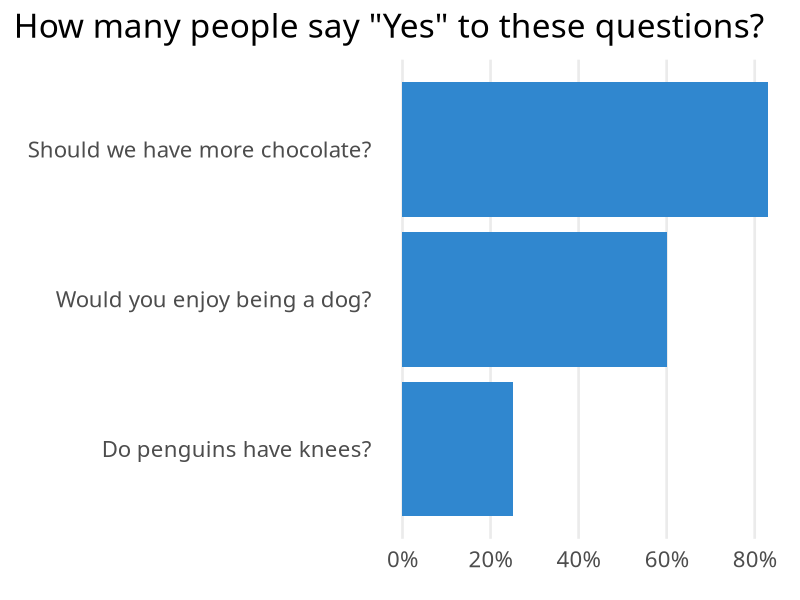
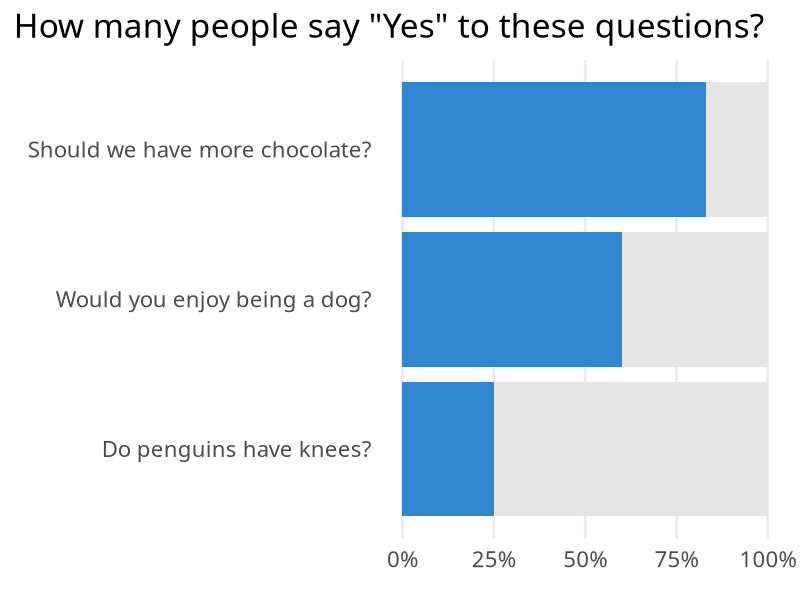
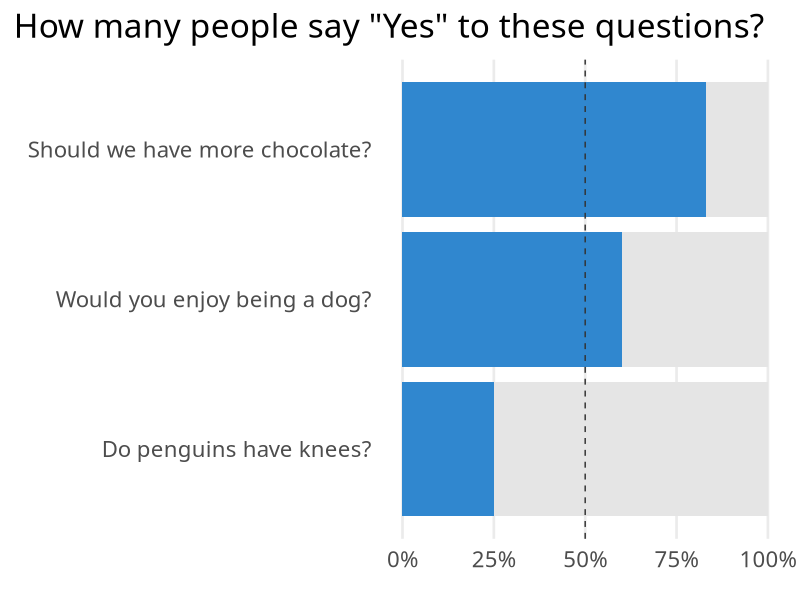
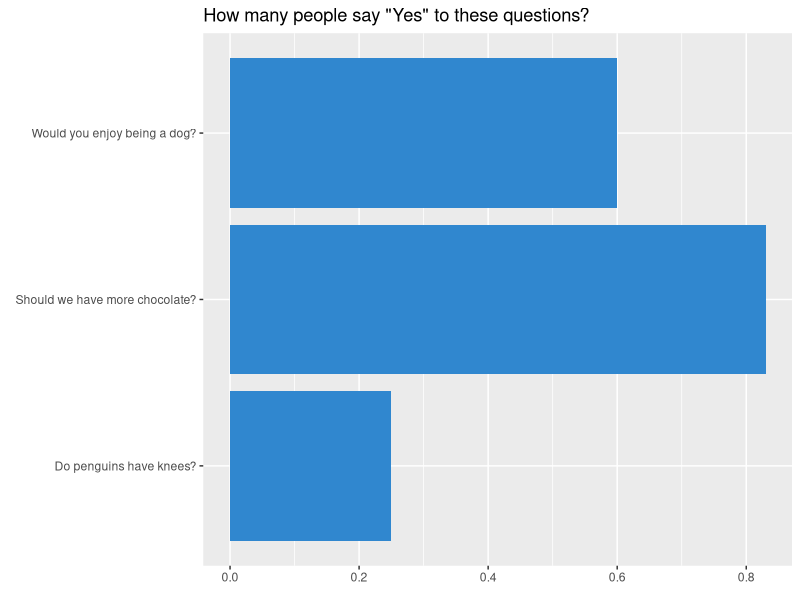
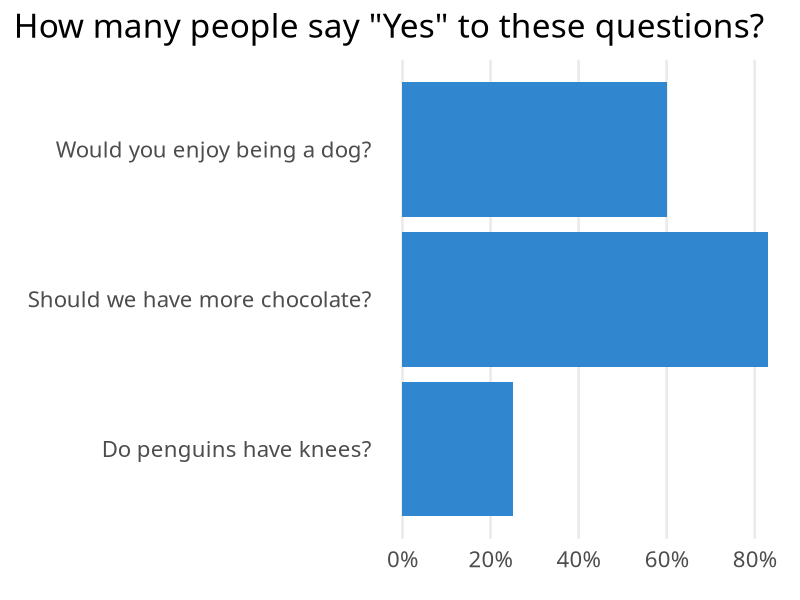
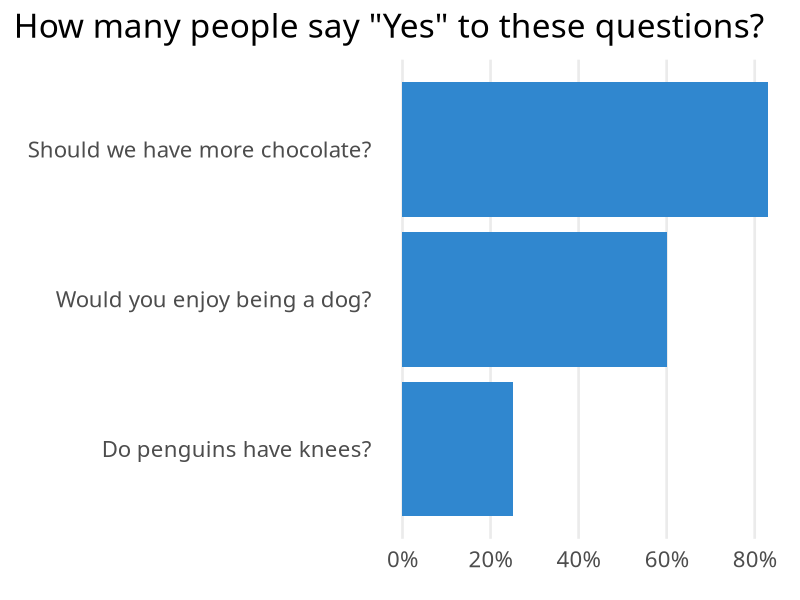
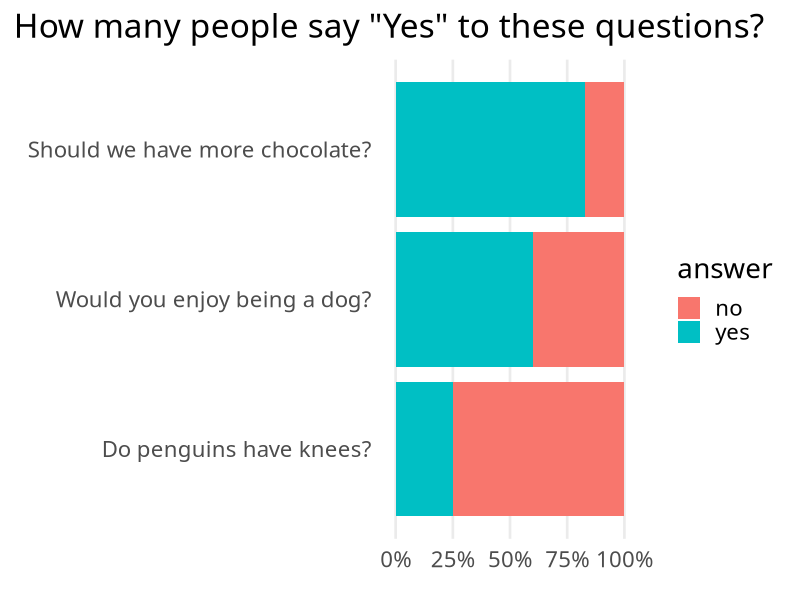
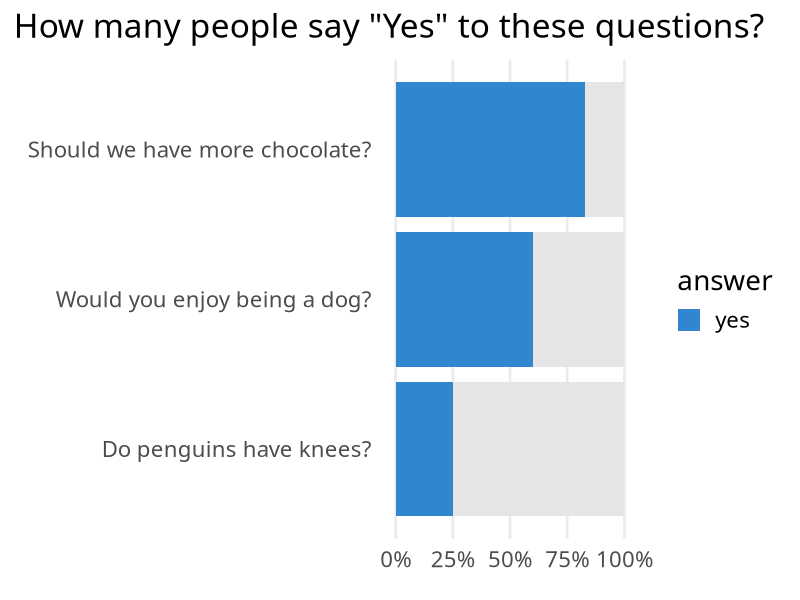

Write the R code that produced these figures, in order.
## ---- chunk 1
#| fig-width: 10
#| out-width: 100%
#| message: false
#| warning: false
#| echo: false
library(tidyverse)
questions <- tribble(
  ~question, ~yes_rate,
  'Should we have more chocolate?', 0.83,
  'Do penguins have knees?', 0.25,
  'Would you enjoy being a dog?', 0.6
)

questions |> 
  mutate(question = fct_reorder(question, yes_rate)) |> 
  ggplot(aes(y = question, x = yes_rate)) +
  geom_col(fill = '#3087CF') +
  theme_minimal(base_size = 20, base_family = 'Source Sans Pro') +
  theme(
    plot.title.position = 'plot',
    panel.grid.minor = element_blank(),
    panel.grid.major.y = element_blank()
  ) +
  labs(
    x = element_blank(), 
    y = element_blank(),
    title = 'How many people say "Yes" to these questions?'
  ) +
  scale_x_continuous(labels = scales::label_percent())
## ---- chunk 2
#| fig-width: 10
#| out-width: 100%
#| echo: false
complementary_rates <- questions |> 
  mutate(
    no_rate = 1 - yes_rate,
    question = fct_reorder(question, yes_rate)
  ) |> 
  pivot_longer(
    cols = -question,
    names_to = 'answer',
    names_pattern = '(.+)_rate',
    values_to = 'percentage'
  )

complementary_plot <- complementary_rates |> 
  ggplot(aes(y = question, x = percentage, fill = answer)) +
  geom_col(show.legend = FALSE) +
  theme_minimal(base_size = 20, base_family = 'Source Sans Pro') +
  theme(
    plot.title.position = 'plot',
    panel.grid.minor = element_blank(),
    panel.grid.major.y = element_blank()
  ) +
  labs(
    x = element_blank(), 
    y = element_blank(),
    title = 'How many people say "Yes" to these questions?'
  ) +
  scale_x_continuous(labels = scales::label_percent()) +
  scale_fill_manual(
    values = c('yes' = '#3087CF'),
    na.value = 'grey90'
  )
complementary_plot
## ---- chunk 3
#| fig-width: 10
#| out-width: 100%
#| echo: false
complementary_plot + 
  geom_vline(xintercept = 0.5, color = 'grey20', linetype = 2)
## ---- chunk 4
library(tidyverse)
questions <- tribble(
  ~question, ~yes_rate,
  'Should we have more chocolate?', 0.83,
  'Do penguins have knees?', 0.25,
  'Would you enjoy being a dog?', 0.6
)
## ---- chunk 5
#| fig-width: 10
#| out-width: 100%
first_bar_chart <- questions |> 
  ggplot(aes(y = question, x = yes_rate)) +
  geom_col(fill = '#3087CF') +
  labs(
    x = element_blank(), 
    y = element_blank(),
    title = 'How many people say "Yes" to these questions?'
  )
first_bar_chart
## ---- chunk 6
#| fig-width: 10
#| out-width: 100%
themed_chart <- first_bar_chart +  
  theme_minimal(base_size = 20, base_family = 'Source Sans Pro') +
  theme(
    plot.title.position = 'plot',
    panel.grid.minor = element_blank(),
    panel.grid.major.y = element_blank()
  )  +
  scale_x_continuous(labels = scales::label_percent())
themed_chart
## ---- chunk 7
#| fig-width: 10
#| out-width: 100%
questions |> 
  mutate(question = fct_reorder(question, yes_rate)) |> 
  ggplot(aes(y = question, x = yes_rate)) +
  geom_col(fill = '#3087CF') +
  theme_minimal(base_size = 20, base_family = 'Source Sans Pro') +
  theme(
    plot.title.position = 'plot',
    panel.grid.minor = element_blank(),
    panel.grid.major.y = element_blank()
  ) +
  labs(
    x = element_blank(), 
    y = element_blank(),
    title = 'How many people say "Yes" to these questions?'
  ) +
  scale_x_continuous(labels = scales::label_percent())
## ---- chunk 8
questions |> 
  mutate(
    no_rate = 1 - yes_rate,
    question = fct_reorder(question, yes_rate)
  ) 
## ---- chunk 9
complementary_rates <- questions |> 
  mutate(
    no_rate = 1 - yes_rate,
    question = fct_reorder(question, yes_rate)
  ) |> 
  pivot_longer(
    cols = -question,
    names_to = 'answer',
    names_pattern = '(.+)_rate',
    values_to = 'percentage'
  )
complementary_rates
## ---- chunk 10
#| fig-width: 10
#| out-width: 100%
complementary_rates |> 
  ggplot(aes(y = question, x = percentage, fill = answer)) +
  geom_col() +
  theme_minimal(base_size = 20, base_family = 'Source Sans Pro') +
  theme(
    plot.title.position = 'plot',
    panel.grid.minor = element_blank(),
    panel.grid.major.y = element_blank()
  ) +
  labs(
    x = element_blank(), 
    y = element_blank(),
    title = 'How many people say "Yes" to these questions?'
  ) +
  scale_x_continuous(labels = scales::label_percent()) 
## ---- chunk 11
#| fig-width: 10
#| out-width: 100%
complementary_rates |> 
  ggplot(aes(y = question, x = percentage, fill = answer)) +
  geom_col() +
  theme_minimal(base_size = 20, base_family = 'Source Sans Pro') +
  theme(
    plot.title.position = 'plot',
    panel.grid.minor = element_blank(),
    panel.grid.major.y = element_blank()
  ) +
  labs(
    x = element_blank(), 
    y = element_blank(),
    title = 'How many people say "Yes" to these questions?'
  ) +
  scale_x_continuous(labels = scales::label_percent()) +
  scale_fill_manual(
    values = c('yes' = '#3087CF'),
    na.value = 'grey90'
  )
## ---- chunk 12
#| fig-width: 10
#| out-width: 100%
complementary_plot <- complementary_rates |> 
  ggplot(aes(y = question, x = percentage, fill = answer)) +
  geom_col(show.legend = FALSE) +
  theme_minimal(base_size = 20, base_family = 'Source Sans Pro') +
  theme(
    plot.title.position = 'plot',
    panel.grid.minor = element_blank(),
    panel.grid.major.y = element_blank()
  ) +
  labs(
    x = element_blank(), 
    y = element_blank(),
    title = 'How many people say "Yes" to these questions?'
  ) +
  scale_x_continuous(labels = scales::label_percent()) +
  scale_fill_manual(
    values = c('yes' = '#3087CF'),
    na.value = 'grey90'
  )
complementary_plot
## ---- chunk 13
#| fig-width: 10
#| out-width: 100%
complementary_plot + 
  geom_vline(xintercept = 0.5, color = 'grey20', linetype = 2)
